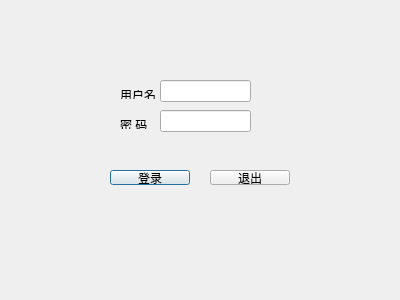
<?xml version="1.0" encoding="UTF-8"?>
<ui version="4.0">
 <class>LoginDialog</class>
 <widget class="QDialog" name="LoginDialog">
  <property name="geometry">
   <rect>
    <x>0</x>
    <y>0</y>
    <width>400</width>
    <height>300</height>
   </rect>
  </property>
  <property name="windowTitle">
   <string>Dialog</string>
  </property>
  <widget class="QLabel" name="label">
   <property name="geometry">
    <rect>
     <x>120</x>
     <y>90</y>
     <width>36</width>
     <height>9</height>
    </rect>
   </property>
   <property name="text">
    <string>用户名：</string>
   </property>
  </widget>
  <widget class="QLabel" name="label_2">
   <property name="geometry">
    <rect>
     <x>120</x>
     <y>120</y>
     <width>32</width>
     <height>9</height>
    </rect>
   </property>
   <property name="text">
    <string>密 码：</string>
   </property>
  </widget>
  <widget class="QLineEdit" name="usrLineEdit">
   <property name="geometry">
    <rect>
     <x>160</x>
     <y>80</y>
     <width>91</width>
     <height>22</height>
    </rect>
   </property>
  </widget>
  <widget class="QLineEdit" name="pwdLineEdit">
   <property name="geometry">
    <rect>
     <x>160</x>
     <y>110</y>
     <width>91</width>
     <height>22</height>
    </rect>
   </property>
   <property name="echoMode">
    <enum>QLineEdit::Password</enum>
   </property>
  </widget>
  <widget class="QPushButton" name="loginBtn">
   <property name="geometry">
    <rect>
     <x>110</x>
     <y>170</y>
     <width>80</width>
     <height>15</height>
    </rect>
   </property>
   <property name="text">
    <string>登录</string>
   </property>
  </widget>
  <widget class="QPushButton" name="exitBtn">
   <property name="geometry">
    <rect>
     <x>210</x>
     <y>170</y>
     <width>80</width>
     <height>15</height>
    </rect>
   </property>
   <property name="text">
    <string>退出</string>
   </property>
  </widget>
 </widget>
 <resources/>
 <connections>
  <connection>
   <sender>exitBtn</sender>
   <signal>clicked()</signal>
   <receiver>LoginDialog</receiver>
   <slot>close()</slot>
   <hints>
    <hint type="sourcelabel">
     <x>249</x>
     <y>177</y>
    </hint>
    <hint type="destinationlabel">
     <x>199</x>
     <y>149</y>
    </hint>
   </hints>
  </connection>
 </connections>
</ui>
